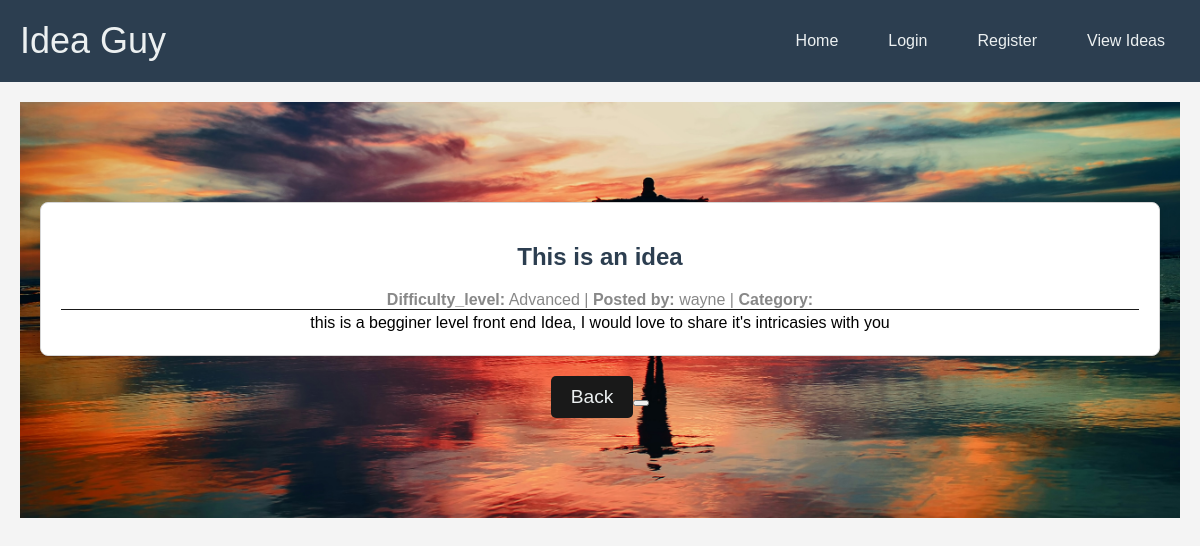
/view_description/5276a31c-0754-47eb-8c49-78b638f257c2, run on an earlier commit of the app's database.
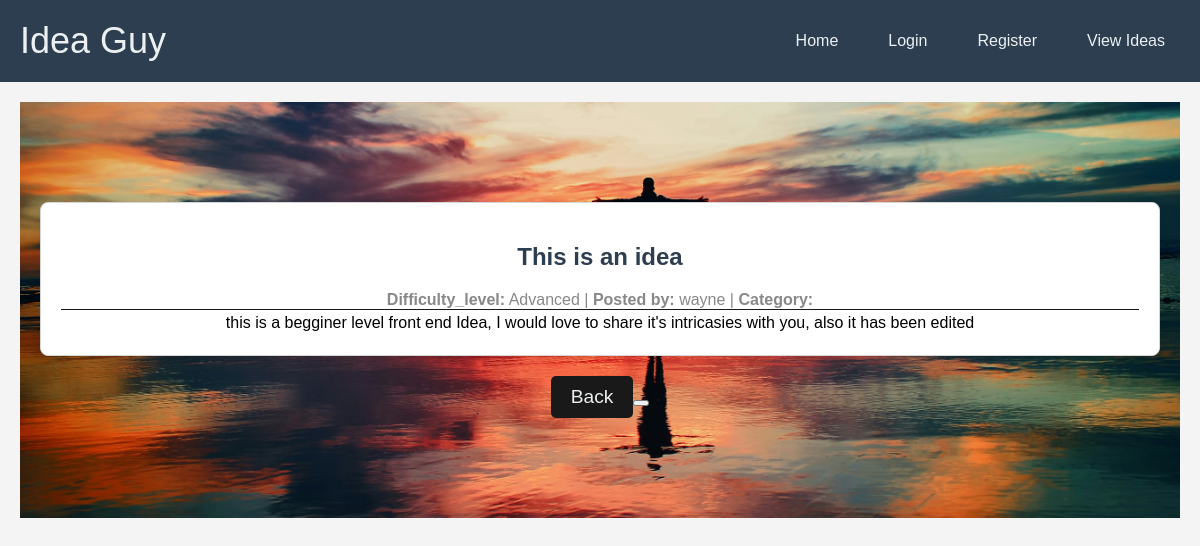
And on a later commit of the database.
### the_idea/models.py (models this page shows, shortened)
class Projects(db.Model):
    project_id = db.Column(db.String(20), primary_key=True)
    title = db.Column(db.String(80), nullable=False)
    difficulty_level = db.Column(db.String(50), nullable=False)
    category = db.Column(db.String(50), nullable=False)
    description = db.Column(db.Text, nullable=False)
    category_id = db.Column(db.Integer, db.ForeignKey('categories.category_id'), nullable=False)
    user_id = db.Column(db.String(20), db.ForeignKey('users.id'), nullable=False)
    created_at = db.Column(db.DateTime, default=db.func.current_timestamp())
    updated_at = db.Column(db.DateTime, default=db.func.current_timestamp())

class Users(db.Model, UserMixin):
    id = db.Column(db.String(20), primary_key=True)
    username = db.Column(db.String(80), unique=True, nullable=False)
    email = db.Column(db.String(120), unique=True, nullable=False)
    password = db.Column(db.String(80), nullable=False)
    created_at = db.Column(db.DateTime, default=db.func.current_timestamp())
    updated_at = db.Column(db.DateTime, default=db.func.current_timestamp())
    projects = db.relationship('Projects', backref='author', lazy=True)

### the_idea/routes.py (the view)
@app.route('/view_description/<project_id>')
def description(project_id):
    project = Projects.query.filter_by(project_id = project_id).first()
    return render_template('description.html', idea = project, title = project.title )

### the_idea/templates/description.html
{% extends 'layout.html'%}
{%block content%}
<head>
    <link rel="stylesheet" href="{{url_for('static', filename='css/random_idea.css')}}">
</head>
<section class="ideas-container">
    <article class="idea">
        <h2 class="idea-title">{{ idea.title }}</h2>
        <span class="idea-meta">
            <span class="idea-difficulty"><strong>Difficulty_level:</strong> {{ idea.difficulty_level }}</span> |
            <span class="idea-user"><strong>Posted by:</strong> {{idea.author.username}}</span> |
            <span class="idea-category"><strong>Category:</strong> {{ category}}</span>
        </span>
        <div class="idea-description">
            {{ idea.description|safe}}
        </div>
    </article>
</section>
<div class="refresh-button-container">
    <form action="{{ url_for('all_ideas') }}" method="GET">
        <button type="submit" class="btn btn-refresh">Back<button>
    </form>
</div>
{%endblock%}

### the_idea/templates/layout.html (shortened to what this page needs)
<!DOCTYPE html>
<html lang="en">
<head>
    <link rel="stylesheet" href="https://cdnjs.cloudflare.com/ajax/libs/font-awesome/6.0.0-beta3/css/all.min.css">
    <link rel="stylesheet" href="{{ url_for('static', filename='css/home.css') }}">
</head>
<body>
    <header>
        <nav>
            <div class="logo"><a href="{{ url_for('home') }}">Idea Guy</a></div>
            <ul id="menu">
                {% if current_user.is_authenticated %}
                    <li><a href="{{ url_for('home') }}" class="{{ 'active' if request.endpoint == 'home' else '' }}">Home</a></li>
                    <li><a href="{{url_for('account')}}" class="{{'active' if request.endpint == 'account' else ''}}">account</a></li>
                    <li><a href="{{ url_for('logout') }}" class="{{ 'active' if request.endpoint == 'logout' else '' }}">Logout</a></li>
                {% else %}
                    <li><a href="{{ url_for('home') }}" class="{{ 'active' if request.endpoint == 'home' else '' }}">Home</a></li>
                    <li><a href="{{ url_for('login') }}" class="{{ 'active' if request.endpoint == 'login' else '' }}">Login</a></li>
                    <li><a href="{{ url_for('register') }}" class="{{ 'active' if request.endpoint == 'register' else '' }}">Register</a></li>
                {% endif %}
                <li><a href="{{url_for('all_ideas')}}" class="{{ 'active' if request.path == '/view-ideas' else '' }}">View Ideas</a></li>
            </ul>
        </nav>
    </header>
    <main>
        <section class="hero">
            {% block content %}{% endblock %}
        </section>
    </main>
</body>
</html>

### the_idea/static/css/home.css (style rules this page uses)
body { font-family: Arial, sans-serif; margin: 0; background-color: #ECF0F1; color: #2C3E50; margin-top: auto; }
header { background-color: #2C3E50; padding: 20px 0; }
nav { display: flex; justify-content: space-between; align-items: center; max-width: 1200px; margin: 0 auto; padding: 0 20px; }
.logo a { font-size: 1.5em; color: #ECF0F1; text-decoration: none; }
nav ul { list-style: none; display: flex; gap: 20px; margin: 0; padding: 0; }
nav ul li a { color: #ECF0F1; text-decoration: none; padding: 10px 15px; border-radius: 5px; transition: background-color 0.3s; }
.hero { text-align: center; padding: 100px 20px; background-color: #18BC9C; background-image: url('../images/mohamed-nohassi-odxB5oIG_iA-unsplash.jpg'); background-size: cover; background-position: left; background-repeat: no-repeat; color: #ECF0F1; animation: fadeIn 2s ease-in-out; }
.btn { background-color: #18BC9C; color: #ECF0F1; padding: 15px 30px; text-decoration: none; border-radius: 5px; font-size: 1.2em; transition: background-color 0.3s; animation: zoomIn 1.5s ease-in-out; }

### the_idea/static/css/random_idea.css (style rules this page uses)
body { font-family: Arial, sans-serif; margin: 0; background-color: #F4F4F4; color: #333; }
header { background-color: #2C3E50; padding: 20px 0; }
nav { display: flex; justify-content: space-between; align-items: center; max-width: 1200px; margin: 0 auto; padding: 0 20px; }
.logo { font-size: 1.5em; color: #ECF0F1; }
nav ul { list-style: none; display: flex; gap: 20px; }
nav ul li a { color: #ECF0F1; text-decoration: none; padding: 10px 15px; border-radius: 5px; transition: background-color 0.3s; }
main { padding: 20px; }
.ideas-container { max-width: 1200px; margin: 0 auto; }
.idea { background-color: #FFFFFF; border: 1px solid #D5D5D5; border-radius: 8px; box-shadow: 0 2px 10px rgba(0, 0, 0, 0.1); padding: 20px; margin-bottom: 20px; }
.idea-title { font-size: 1.5em; color: #2C3E50; }
.idea-meta { margin: 10px 0; color: #888; }
.idea-description { margin: 0; line-height: 1.6; border-top: 1px solid #191919; color: black; }
.refresh-button-container { text-align: center; margin-top: 20px; }
.btn-refresh { background-color: #191919; color: #ECF0F1; padding: 10px 20px; border: none; border-radius: 5px; cursor: pointer; text-decoration: none; }

What changed in the data, as far as the page shows it:
changed Projects "This is an idea": description "this is a begginer level front end Idea, I would love to share it's intricasies with you" → "this is a begginer level front end Idea, I would love to share it's intricasies with you, also it has been edited"
